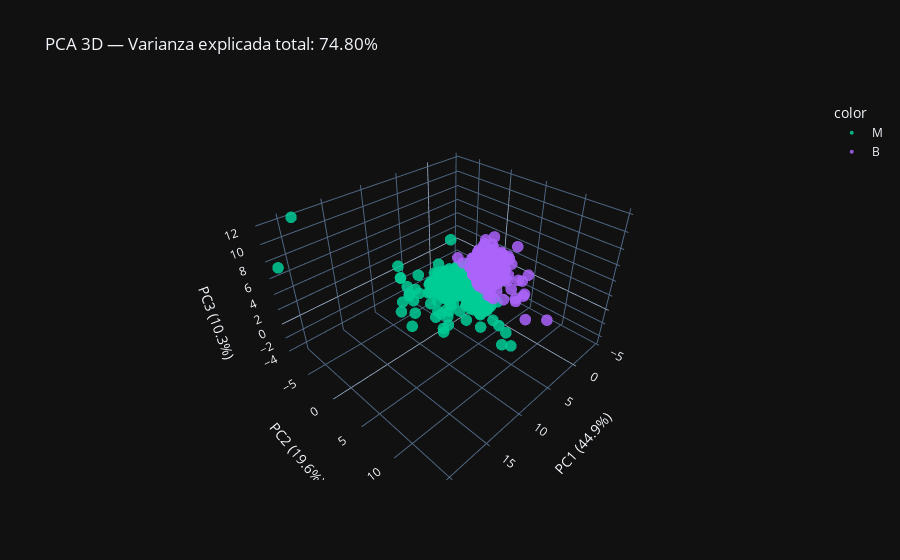

The notebook cell this image was saved under:
### Code cell
import plotly.express as px
from sklearn.decomposition import PCA

# --- PCA con 3 componentes ---
pca3d = PCA(n_components=3, random_state=42)
X_pca3d = pca3d.fit_transform(df_2)

# Varianza explicada
varianza_total = pca3d.explained_variance_ratio_.sum() * 100
print(f"Varianza total explicada por 3 componentes: {varianza_total:.2f}%")

# --- Gráfico interactivo ---
fig_pca3d = px.scatter_3d(
    x=X_pca3d[:,0],
    y=X_pca3d[:,1],
    z=X_pca3d[:,2],
    color=df_2_original['diagnosis'],  # usamos la etiqueta mapeada
    title=f"PCA 3D — Varianza explicada total: {varianza_total:.2f}%",
    labels={
        "x": f"PC1 ({pca3d.explained_variance_ratio_[0]*100:.1f}%)",
        "y": f"PC2 ({pca3d.explained_variance_ratio_[1]*100:.1f}%)",
        "z": f"PC3 ({pca3d.explained_variance_ratio_[2]*100:.1f}%)",
    },
    color_discrete_map={'Benigno': '#00CC96', 'Maligno': '#EF553B'},
    template="plotly_dark"
)

fig_pca3d.update_traces(marker=dict(size=4, opacity=0.85))
fig_pca3d.update_layout(scene=dict(
    xaxis=dict(showbackground=False),
    yaxis=dict(showbackground=False),
    zaxis=dict(showbackground=False),
))
fig_pca3d.show()

### Figure 1 — Plotly figure (JSON) as saved in the notebook; plotly's stock layout.template omitted (floating-point values rounded to 4 significant figures; data arrays with more than 128 entries replaced by an {"elided": "..."} marker saying what was removed)
{"data": [{"hovertemplate": "color=M<br>PC1 (44.9%)=%{x}<br>PC2 (19.6%)=%{y}<br>PC3 (10.3%)=%{z}<extra></extra>", "legendgroup": "M", "marker": {"color": "#00cc96", "opacity": 0.85, "size": 4, "symbol": "circle"}, "mode": "markers", "name": "M", "scene": "scene", "showlegend": true, "type": "scatter3d", "x": {"elided": "212 float values"}, "y": {"elided": "212 float values"}, "z": {"elided": "212 float values"}}, {"hovertemplate": "color=B<br>PC1 (44.9%)=%{x}<br>PC2 (19.6%)=%{y}<br>PC3 (10.3%)=%{z}<extra></extra>", "legendgroup": "B", "marker": {"color": "#ab63fa", "opacity": 0.85, "size": 4, "symbol": "circle"}, "mode": "markers", "name": "B", "scene": "scene", "showlegend": true, "type": "scatter3d", "x": {"elided": "357 float values"}, "y": {"elided": "357 float values"}, "z": {"elided": "357 float values"}}], "layout": {"legend": {"title": {"text": "color"}, "tracegroupgap": 0}, "scene": {"domain": {"x": [0, 1], "y": [0, 1]}, "xaxis": {"showbackground": false, "title": {"text": "PC1 (44.9%)"}}, "yaxis": {"showbackground": false, "title": {"text": "PC2 (19.6%)"}}, "zaxis": {"showbackground": false, "title": {"text": "PC3 (10.3%)"}}}, "title": {"text": "PCA 3D — Varianza explicada total: 74.80%"}}}
